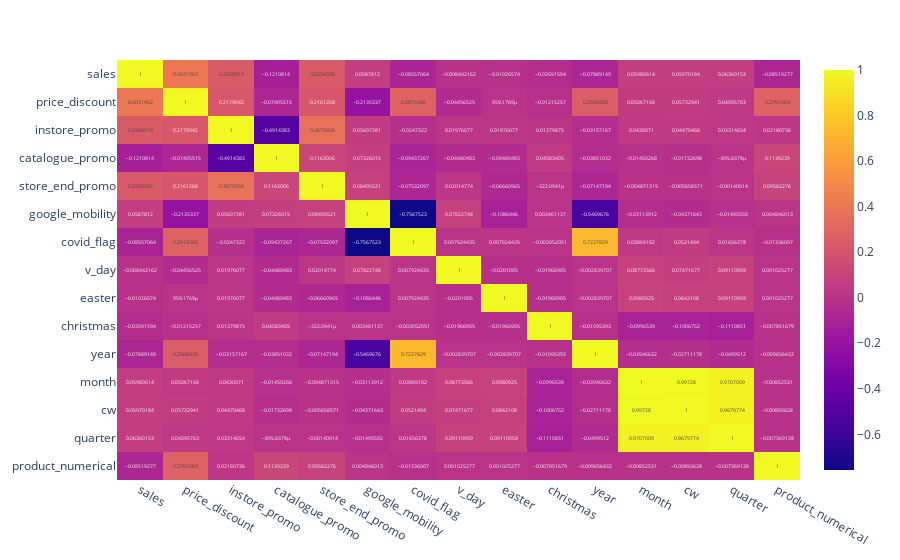

Notebook cell for this chart:
### Code cell
px.imshow(df.corr().to_pandas(), text_auto=True, aspect="auto")

### Figure 1 — Plotly figure (JSON) as saved in the notebook; plotly's stock layout.template omitted (floating-point values rounded to 4 significant figures; data arrays with more than 128 entries replaced by an {"elided": "..."} marker saying what was removed)
{"data": [{"coloraxis": "coloraxis", "hovertemplate": "x: %{x}<br>y: %{y}<br>color: %{z}<extra></extra>", "name": "0", "texttemplate": "%{z}", "type": "heatmap", "x": ["sales", "price_discount", "instore_promo", "catalogue_promo", "store_end_promo", "google_mobility", "covid_flag", "v_day", "easter", "christmas", "year", "month", "cw", "quarter", "product_numerical"], "xaxis": "x", "y": ["sales", "price_discount", "instore_promo", "catalogue_promo", "store_end_promo", "google_mobility", "covid_flag", "v_day", "easter", "christmas", "year", "month", "cw", "quarter", "product_numerical"], "yaxis": "y", "z": {"elided": "15x15 float values"}}], "layout": {"coloraxis": {"colorscale": [[0, "#0d0887"], [0.1111, "#46039f"], [0.2222, "#7201a8"], [0.3333, "#9c179e"], [0.4444, "#bd3786"], [0.5556, "#d8576b"], [0.6667, "#ed7953"], [0.7778, "#fb9f3a"], [0.8889, "#fdca26"], [1, "#f0f921"]]}, "margin": {"t": 60}, "xaxis": {"anchor": "y", "domain": [0, 1]}, "yaxis": {"anchor": "x", "autorange": "reversed", "domain": [0, 1]}}}
